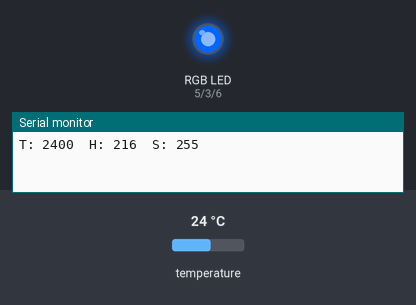
Recording of a sketch running on a simulated Arduino Uno, built with avr-gcc and run on an emulated ATmega328P. Shown: an RGB LED mixed from three pins (HIGH = lit), the last lines printed to the serial monitor. Dashed ring = blinking. The inputs (shaded band) are chosen by the test bench; at power-on: temperature 24 °C.

Above: at 4.2 s.
4.3 s: temperature set to 41 °C
At 6.3 s:
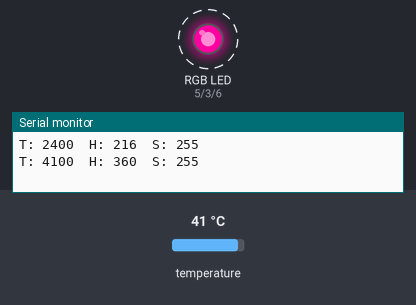
9.9 s: temperature set to 12 °C
At 11.1 s:
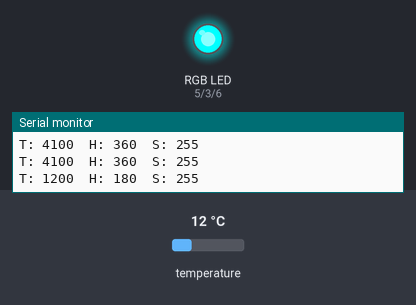
12.4 s: temperature set to 28 °C
At 14.8 s:
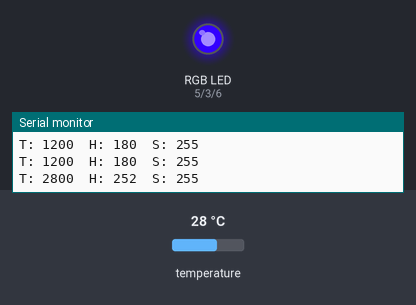
15.1 s: temperature set to 33 °C
At 16.2 s:
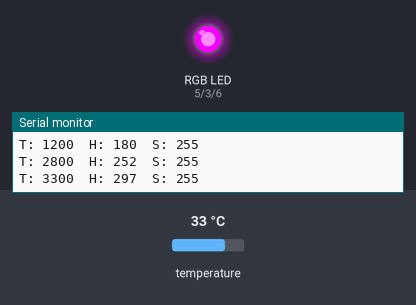
Timing chart, 0 to 18.1 s (numbered marks = the images above; inputs shaded):
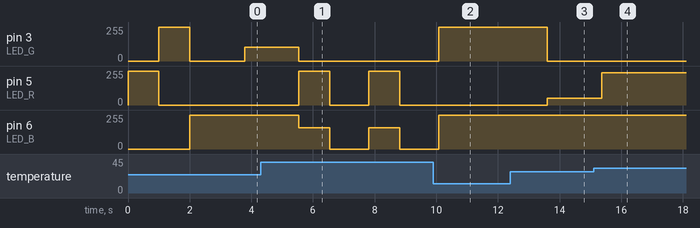

Measured:
- after the input at 4.3 s, pin 3 (LED_G): 102/255 → 0/255 after 1.2 s; pin 5 (LED_R): alternates 255/255 for 1.0 s and 0/255 for 1.3 s, starting after 1.2 s; pin 6 (LED_B): alternates 160/255 for 1.0 s and 0/255 for 1.3 s, starting after 1.2 s
- after the input at 9.9 s, pin 3 (LED_G): 0/255 → 255/255 after 0.18 s; pin 5 (LED_R): stays 0/255 (without the input it goes to 255/255 after 0.18 s)
- after the input at 12.4 s, pin 3 (LED_G): 255/255 → 0/255 after 1.2 s; pin 5 (LED_R): 0/255 → 51/255 after 1.2 s
- after the input at 15.1 s, pin 5 (LED_R): 51/255 → 242/255 after 0.27 s

The sketch:

case_rgb.ino
```cpp
#include "Arduino.h"
#include <OneWire.h>
#include <DallasTemperature.h>

#define ONE_WIRE_BUS 2

using namespace std;

const int LED_R = 5; // digital output pin for LED red channel
const int LED_G = 3; // digital output pin for LED green channel
const int LED_B = 6; // digital output pin for LED blue channel

int rgb[3];  // 0-255 RGB values for the LEDs

void getRGB(int hue, int sat, int val, int colors[3]);

const uint32_t T_COLD = 2000; // 20C for lower bound
const int HUE_COLD = 180; // cyan-ish hue
const int SAT_COLD = 255; // maximum color

const uint32_t T_HOT = 4000; // 40C for upper bound
const int HUE_HOT = 360; // red hue
const int SAT_HOT = 255; // maximum color

OneWire oneWire(ONE_WIRE_BUS); // initialize 1-wire bus

DallasTemperature sensors(&oneWire); // initialize DS18B20 on 1-wire bus

void setup() {
  pinMode(LED_R, OUTPUT);
  pinMode(LED_G, OUTPUT);
  pinMode(LED_B, OUTPUT);

  calibrationSequence();

  Serial.begin(9600);
  sensors.begin();
}

void calibrationSequence() {
  /*  do and RGB calibration sequence at startup so we can
      visually see that the LED strip is working correctly
  */
  analogWrite(LED_R, 255);
  analogWrite(LED_G, 0);
  analogWrite(LED_B, 0);
  delay(1000);
  analogWrite(LED_R, 0);
  analogWrite(LED_G, 255);
  analogWrite(LED_B, 0);
  delay(1000);
  analogWrite(LED_R, 0);
  analogWrite(LED_G, 0);
  analogWrite(LED_B, 255);
  delay(1000);
}

void loop() {
  sensors.requestTemperatures();
  uint32_t celcius = (uint32_t) (100 * sensors.getTempCByIndex(0));  // will be temperature multiplied by 100

  /*  constrain temperature to upper & lower bounds so we don't output
      the wrong color if the temp is outside the upper/lower bounds */
  uint32_t celcius_c = constrain(celcius, T_COLD, T_HOT);

  // linear map hue and saturation values based on the temperature
  uint32_t hue = map(celcius_c, T_COLD, T_HOT, HUE_COLD, HUE_HOT);
  uint32_t sat = map(celcius_c, T_COLD, T_HOT, SAT_COLD, SAT_HOT);

  // convert HSV to RGB
  // We always want value = 255 for maximum brightness
  getRGB(hue, sat, 255, rgb);

  // write the RGB values to the LED strip
  led(rgb);

  // Debug serial output
  Serial.print("T: "); Serial.print(celcius);
  Serial.print("\tH: "); Serial.print(hue);
  Serial.print("\tS: "); Serial.println(sat);
  delay(1000);

  if (celcius > T_HOT) {
    led(0, 0, 0); // flash LEDs if we've exceeded the upper temperature limit
    delay(500);
  }
}

void led(int r, int g, int b) {
  /// Convert RGB to PWM for LED strip
  analogWrite(LED_R, r);
  analogWrite(LED_G, g);
  analogWrite(LED_B, b);
}

void led(int rgb[3]) {
  /// Convert RGB to PWM for LED strip
  analogWrite(LED_R, rgb[0]);
  analogWrite(LED_G, rgb[1]);
  analogWrite(LED_B, rgb[2]);
}

void getRGB(int hue, int sat, int val, int colors[3]) {
  /// Convert HSV to RGB
  // https://www.kasperkamperman.com/blog/arduino/arduino-programming-hsb-to-rgb/
  /* convert hue, saturation and brightness ( HSB/HSV ) to RGB
     The dim_curve is used only on brightness/value and on saturation (inverted).
     This looks the most natural.
  */

  const byte dim_curve[] = { // exponential brightness curve to linearize fade-in
      0,   1,   1,   2,   2,   2,   2,   2,   2,   3,   3,   3,   3,   3,   3,   3,
      3,   3,   3,   3,   3,   3,   3,   4,   4,   4,   4,   4,   4,   4,   4,   4,
      4,   4,   4,   5,   5,   5,   5,   5,   5,   5,   5,   5,   5,   6,   6,   6,
      6,   6,   6,   6,   6,   7,   7,   7,   7,   7,   7,   7,   8,   8,   8,   8,
      8,   8,   9,   9,   9,   9,   9,   9,   10,  10,  10,  10,  10,  11,  11,  11,
      11,  11,  12,  12,  12,  12,  12,  13,  13,  13,  13,  14,  14,  14,  14,  15,
      15,  15,  16,  16,  16,  16,  17,  17,  17,  18,  18,  18,  19,  19,  19,  20,
      20,  20,  21,  21,  22,  22,  22,  23,  23,  24,  24,  25,  25,  25,  26,  26,
      27,  27,  28,  28,  29,  29,  30,  30,  31,  32,  32,  33,  33,  34,  35,  35,
      36,  36,  37,  38,  38,  39,  40,  40,  41,  42,  43,  43,  44,  45,  46,  47,
      48,  48,  49,  50,  51,  52,  53,  54,  55,  56,  57,  58,  59,  60,  61,  62,
      63,  64,  65,  66,  68,  69,  70,  71,  73,  74,  75,  76,  78,  79,  81,  82,
      83,  85,  86,  88,  90,  91,  93,  94,  96,  98,  99,  101, 103, 105, 107, 109,
      110, 112, 114, 116, 118, 121, 123, 125, 127, 129, 132, 134, 136, 139, 141, 144,
      146, 149, 151, 154, 157, 159, 162, 165, 168, 171, 174, 177, 180, 183, 186, 190,
      193, 196, 200, 203, 207, 211, 214, 218, 222, 226, 230, 234, 238, 242, 248, 255,
  };

  val = dim_curve[val];
  sat = 255-dim_curve[255-sat];

  int r;
  int g;
  int b;
  int base;

  if (sat == 0) { // Acromatic color (gray). Hue doesn't mind.
    colors[0]=val;
    colors[1]=val;
    colors[2]=val;
  } else  {

    base = ((255 - sat) * val)>>8;

    switch(hue/60) {
    case 0:
        r = val;
        g = (((val-base)*hue)/60)+base;
        b = base;
    break;

    case 1:
        r = (((val-base)*(60-(hue%60)))/60)+base;
        g = val;
        b = base;
    break;

    case 2:
        r = base;
        g = val;
        b = (((val-base)*(hue%60))/60)+base;
    break;

    case 3:
        r = base;
        g = (((val-base)*(60-(hue%60)))/60)+base;
        b = val;
    break;

    case 4:
        r = (((val-base)*(hue%60))/60)+base;
        g = base;
        b = val;
    break;

    case 5:
        r = val;
        g = base;
        b = (((val-base)*(60-(hue%60)))/60)+base;
    break;
    }

    colors[0]=r;
    colors[1]=g;
    colors[2]=b;
  }
}
```
